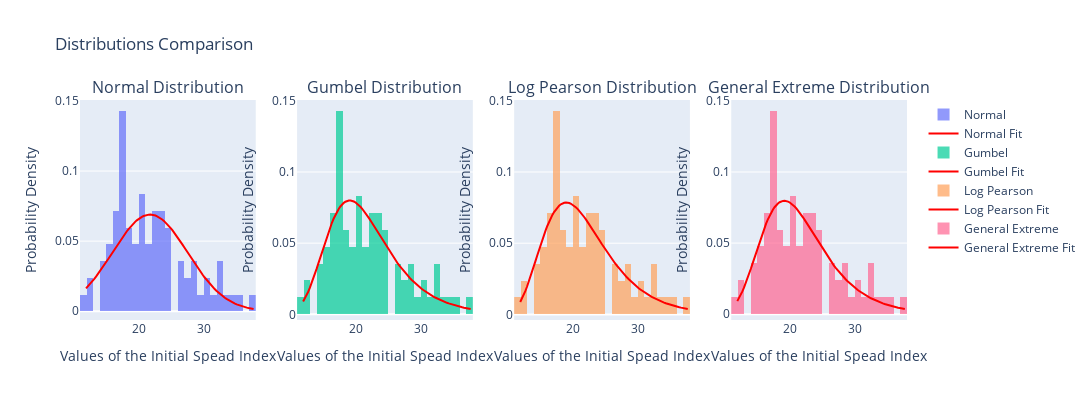

Notebook cell for this chart:
### Code cell
# Create subplots with 1 row and 4 columns
fig = make_subplots(rows=1, cols=4, subplot_titles=[
    f'Normal Distribution', f'Gumbel Distribution', f'Log Pearson Distribution', f'General Extreme Distribution'
])

# Plot Normal Distribution
params_1 = norm.fit(data[variable])
D, p_value_1 = kstest(data[variable], norm.cdf, params_1)
x_range_normal = np.linspace(data[variable].min(), data[variable].max(), 100)
fig.add_trace(go.Histogram(x=data[variable], nbinsx=30, histnorm='probability density', name='Normal', opacity=0.7), row=1, col=1)
fig.add_trace(go.Scatter(x=x_range_normal, y=norm.pdf(x_range_normal, *params_1), mode='lines', name='Normal Fit', line=dict(color='red', width=2)), row=1, col=1)
fig.update_xaxes(title_text=f'Values of the {variable}', row=1, col=1)
fig.update_yaxes(title_text='Probability Density', row=1, col=1)
fig.update_layout(title_text=f'Normal Distribution with p_value: {round(p_value_1, 3)} & D: {round(D, 2)}', showlegend=False)

# Plot Gumbel Distribution
params_2 = gumbel_r.fit(data[variable])
D, p_value_2 = kstest(data[variable], gumbel_r.cdf, params_2)
x_range_gumbel = np.linspace(data[variable].min(), data[variable].max(), 100)
fig.add_trace(go.Histogram(x=data[variable], nbinsx=30, histnorm='probability density', name='Gumbel', opacity=0.7), row=1, col=2)
fig.add_trace(go.Scatter(x=x_range_gumbel, y=gumbel_r.pdf(x_range_gumbel, *params_2), mode='lines', name='Gumbel Fit', line=dict(color='red', width=2)), row=1, col=2)
fig.update_xaxes(title_text=f'Values of the {variable}', row=1, col=2)
fig.update_yaxes(title_text='Probability Density', row=1, col=2)
fig.update_layout(title_text=f'Gumbel Distribution with p_value: {round(p_value_2, 3)} & D: {round(D, 2)}', showlegend=False)

# Plot Log Pearson Distribution
params_3 = lognorm.fit(data[variable])
D, p_value_3 = kstest(data[variable], lognorm.cdf, params_3)
x_range_lognorm = np.linspace(data[variable].min(), data[variable].max(), 100)
fig.add_trace(go.Histogram(x=data[variable], nbinsx=30, histnorm='probability density', name='Log Pearson', opacity=0.7), row=1, col=3)
fig.add_trace(go.Scatter(x=x_range_lognorm, y=lognorm.pdf(x_range_lognorm, *params_3), mode='lines', name='Log Pearson Fit', line=dict(color='red', width=2)), row=1, col=3)
fig.update_xaxes(title_text=f'Values of the {variable}', row=1, col=3)
fig.update_yaxes(title_text='Probability Density', row=1, col=3)
fig.update_layout(title_text=f'Log Pearson Distribution with p_value: {round(p_value_3, 3)} & D: {round(D, 2)}', showlegend=False)

# Plot General Extreme Distribution
params_4 = genextreme.fit(data[variable])
D, p_value_4 = kstest(data[variable], genextreme.cdf, params_4)
x_range_genextreme = np.linspace(data[variable].min(), data[variable].max(), 100)
fig.add_trace(go.Histogram(x=data[variable], nbinsx=30, histnorm='probability density', name='General Extreme', opacity=0.7), row=1, col=4)
fig.add_trace(go.Scatter(x=x_range_genextreme, y=genextreme.pdf(x_range_genextreme, *params_4), mode='lines', name='General Extreme Fit', line=dict(color='red', width=2)), row=1, col=4)
fig.update_xaxes(title_text=f'Values of the {variable}', row=1, col=4)
fig.update_yaxes(title_text='Probability Density', row=1, col=4)
fig.update_layout(title_text=f'General Extreme Distribution with p_value: {round(p_value_4, 3)} & D: {round(D, 2)}', showlegend=False)

# Update layout to add title and adjust spacing
fig.update_layout(title_text="Distributions Comparison", showlegend=True, height=400, width=1200)

# Show the plot
fig.show()
